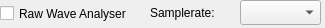
<?xml version="1.0" encoding="UTF-8"?>
<ui version="4.0">
 <class>AnalyserWidget</class>
 <widget class="QWidget" name="AnalyserWidget">
  <property name="geometry">
   <rect>
    <x>0</x>
    <y>0</y>
    <width>325</width>
    <height>28</height>
   </rect>
  </property>
  <property name="windowTitle">
   <string>Form</string>
  </property>
  <widget class="QCheckBox" name="enable_rawwave_analyser">
   <property name="geometry">
    <rect>
     <x>0</x>
     <y>3</y>
     <width>146</width>
     <height>21</height>
    </rect>
   </property>
   <property name="text">
    <string>Raw Wave Analyser</string>
   </property>
  </widget>
  <widget class="QComboBox" name="samplerate_cb">
   <property name="geometry">
    <rect>
     <x>240</x>
     <y>0</y>
     <width>81</width>
     <height>25</height>
    </rect>
   </property>
  </widget>
  <widget class="QLabel" name="samplerate_label">
   <property name="geometry">
    <rect>
     <x>150</x>
     <y>5</y>
     <width>71</width>
     <height>16</height>
    </rect>
   </property>
   <property name="text">
    <string>Samplerate:</string>
   </property>
  </widget>
 </widget>
 <resources/>
 <connections/>
</ui>
